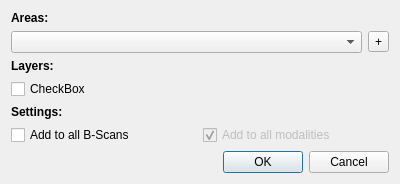
<?xml version="1.0" encoding="UTF-8"?>
<ui version="4.0">
 <class>AreaAnnotationDialog</class>
 <widget class="QDialog" name="AreaAnnotationDialog">
  <property name="geometry">
   <rect>
    <x>0</x>
    <y>0</y>
    <width>400</width>
    <height>159</height>
   </rect>
  </property>
  <property name="windowTitle">
   <string>Dialog</string>
  </property>
  <layout class="QVBoxLayout" name="verticalLayout">
   <item>
    <widget class="QLabel" name="typeLabel">
     <property name="font">
      <font>
       <weight>75</weight>
       <bold>true</bold>
      </font>
     </property>
     <property name="text">
      <string>Areas:</string>
     </property>
    </widget>
   </item>
   <item>
    <layout class="QHBoxLayout" name="typeLayout">
     <item>
      <widget class="QComboBox" name="typeDropdown"/>
     </item>
     <item>
      <widget class="QToolButton" name="addTypeButton">
       <property name="text">
        <string>+</string>
       </property>
       <property name="icon">
        <iconset resource="resources.qrc">
         <normaloff>:/icons/icons/baseline-add_circle-24px.svg</normaloff>:/icons/icons/baseline-add_circle-24px.svg</iconset>
       </property>
       <property name="iconSize">
        <size>
         <width>24</width>
         <height>24</height>
        </size>
       </property>
      </widget>
     </item>
    </layout>
   </item>
   <item>
    <widget class="QLabel" name="label">
     <property name="font">
      <font>
       <weight>75</weight>
       <bold>true</bold>
      </font>
     </property>
     <property name="text">
      <string>Layers:</string>
     </property>
    </widget>
   </item>
   <item>
    <layout class="QHBoxLayout" name="horizontalLayout">
     <item>
      <widget class="QCheckBox" name="checkBox">
       <property name="text">
        <string>CheckBox</string>
       </property>
      </widget>
     </item>
    </layout>
   </item>
   <item>
    <widget class="QLabel" name="label_2">
     <property name="font">
      <font>
       <weight>75</weight>
       <bold>true</bold>
      </font>
     </property>
     <property name="text">
      <string>Settings:</string>
     </property>
    </widget>
   </item>
   <item>
    <layout class="QHBoxLayout" name="horizontalLayout_2">
     <item>
      <widget class="QCheckBox" name="checkBox_3">
       <property name="text">
        <string>Add to all B-Scans</string>
       </property>
      </widget>
     </item>
     <item>
      <widget class="QCheckBox" name="checkBox_2">
       <property name="enabled">
        <bool>false</bool>
       </property>
       <property name="text">
        <string>Add to all modalities</string>
       </property>
       <property name="checkable">
        <bool>true</bool>
       </property>
       <property name="checked">
        <bool>true</bool>
       </property>
       <property name="tristate">
        <bool>false</bool>
       </property>
      </widget>
     </item>
    </layout>
   </item>
   <item>
    <widget class="QDialogButtonBox" name="buttonBox">
     <property name="enabled">
      <bool>true</bool>
     </property>
     <property name="orientation">
      <enum>Qt::Horizontal</enum>
     </property>
     <property name="standardButtons">
      <set>QDialogButtonBox::Cancel|QDialogButtonBox::Ok</set>
     </property>
     <property name="centerButtons">
      <bool>false</bool>
     </property>
    </widget>
   </item>
  </layout>
 </widget>
 <resources>
  <include location="resources.qrc"/>
 </resources>
 <connections>
  <connection>
   <sender>buttonBox</sender>
   <signal>accepted()</signal>
   <receiver>AreaAnnotationDialog</receiver>
   <slot>accept()</slot>
   <hints>
    <hint type="sourcelabel">
     <x>248</x>
     <y>254</y>
    </hint>
    <hint type="destinationlabel">
     <x>157</x>
     <y>274</y>
    </hint>
   </hints>
  </connection>
  <connection>
   <sender>buttonBox</sender>
   <signal>rejected()</signal>
   <receiver>AreaAnnotationDialog</receiver>
   <slot>reject()</slot>
   <hints>
    <hint type="sourcelabel">
     <x>316</x>
     <y>260</y>
    </hint>
    <hint type="destinationlabel">
     <x>286</x>
     <y>274</y>
    </hint>
   </hints>
  </connection>
 </connections>
</ui>
